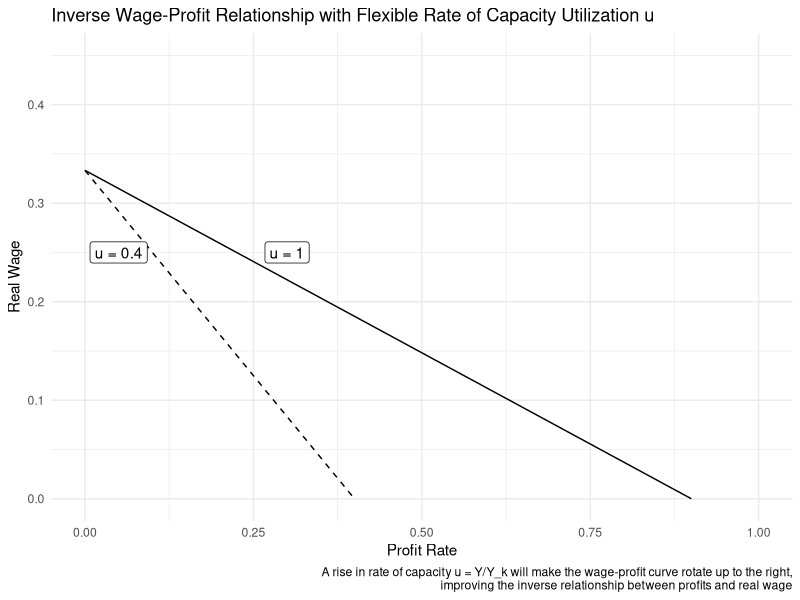

This chart was generated by the following R code:
## ---- chunk 1
#| echo: false
#| warning: false
#| message: false

library(tidyverse)
theme_set(theme_minimal())
## ---- chunk 2
#| echo: false
#| warning: false
#| message: false

realwage <- function(a0, a1, r, u) {(1/a0) - (a1/a0)*(r/u)} # with r<1/a1, w<a0/1



ggplot()+
  stat_function(data = tibble(r = 0:1), aes(x = r),
                fun = realwage, args = list(a0 = 3, a1 = 1, u = 0.9))+
  annotate(geom = "label", x = 0.3, y = 0.25, label = "u = 1")+
  stat_function(data = tibble(r = 0:1), aes(x = r),
                fun = realwage, args = list(a0 = 3, a1 = 1, u = 0.4), linetype = "dashed")+
  annotate(geom = "label", x = 0.05, y = 0.25, label = "u = 0.4")+
  ylim(0,0.45)+
  xlim(0,1)+
  labs(title = "Inverse Wage-Profit Relationship with Flexible Rate of Capacity Utilization u",
       y = "Real Wage", x = "Profit Rate",
       caption = "A rise in rate of capacity u = Y/Y_k will make the wage-profit curve rotate up to the right,
       improving the inverse relationship between profits and real wage")
